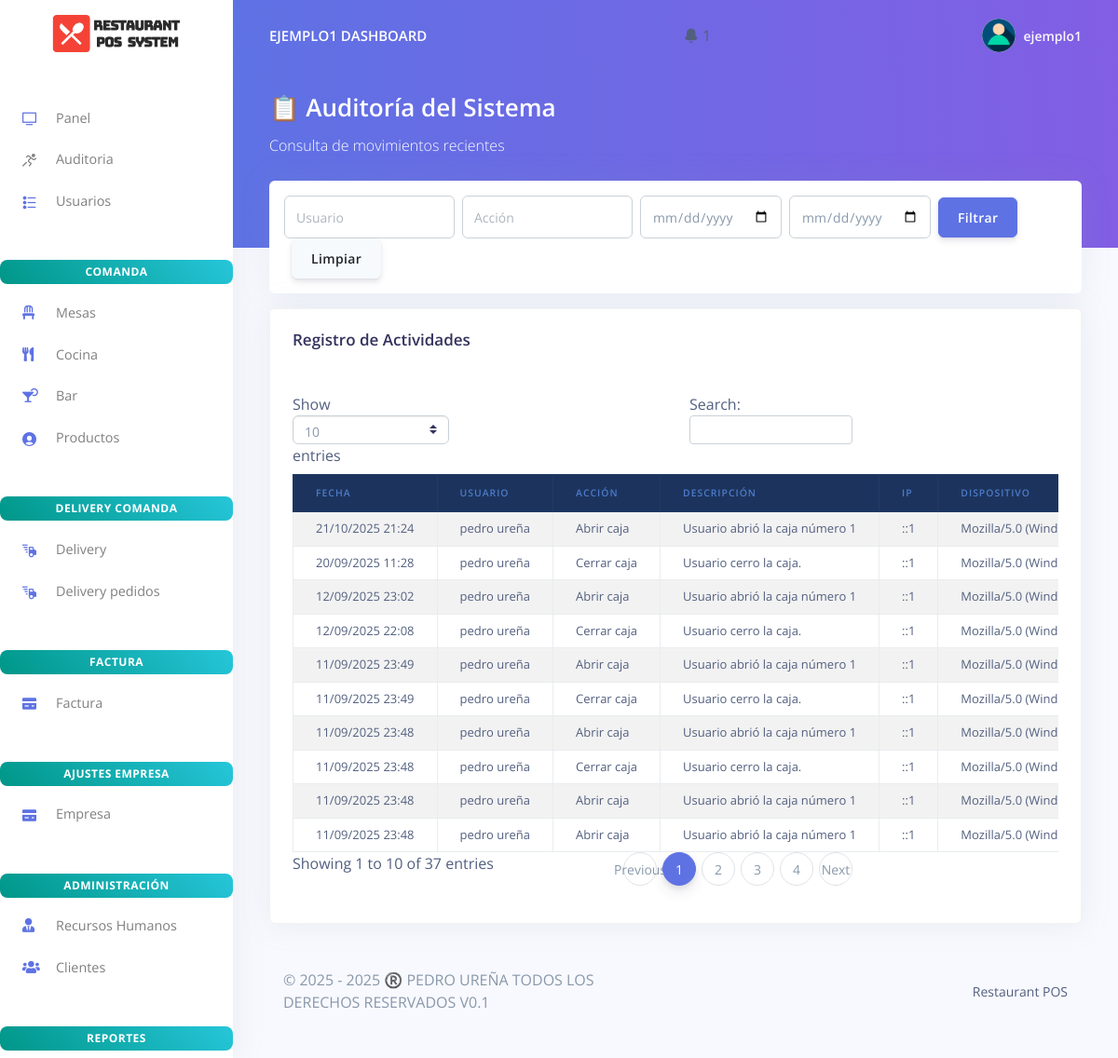
Page /auditoria/index.php (signed in) on the committed database.
### tables this page shows
CREATE TABLE `rpos_admin` (
  `admin_id` varchar(200) NOT NULL,
  `admin_name` varchar(200) NOT NULL,
  `admin_email` varchar(200) NOT NULL,
  `admin_password` varchar(200) NOT NULL,
  `activation_key` varchar(200) DEFAULT NULL,
  `estado` enum('Activo','Inactivo') DEFAULT 'Inactivo',
  `activation_expiry` datetime DEFAULT NULL
);

CREATE TABLE `rpos_movimientos_log` (
  `id` int(11) NOT NULL,
  `usuario_id` varchar(50) NOT NULL,
  `accion` varchar(100) NOT NULL,
  `descripcion` text DEFAULT NULL,
  `ip_usuario` varchar(45) DEFAULT NULL,
  `user_agent` text DEFAULT NULL,
  `fecha` timestamp NOT NULL DEFAULT current_timestamp()
);

### auditoria/index.php (the view, shortened to what this page needs)
<?php
include('../config/config.php');
$usuario_filter = $_GET['usuario'] ?? '';
$accion_filter  = $_GET['accion'] ?? '';
$fecha_inicio   = $_GET['fecha_inicio'] ?? '';
$fecha_fin      = $_GET['fecha_fin'] ?? '';
$sql = "SELECT l.*,
        COALESCE(a.admin_name, s.staff_name) AS usuario_nombre
        FROM rpos_movimientos_log l
        LEFT JOIN rpos_admin a ON l.usuario_id = a.admin_id
        LEFT JOIN rpos_staff s ON l.usuario_id = s.staff_id
        WHERE 1=1";
$sql .= " ORDER BY l.fecha DESC LIMIT 500";
$stmt = $mysqli->prepare($sql);
$stmt->execute();
$result = $stmt->get_result();
require_once('../partials/_head.php');
?>
<body class="g-sidenav-show bg-gray-100">
  <div class="wrapper">
    <?php require_once('../partials/_sidebar.php'); ?>
    <div class="main-content">
      <?php require_once('../partials/_topnav.php'); ?>
      <div class="header bg-gradient-primary pb-6 pt-5 pt-md-6">
        <div class="container-fluid">
          <div class="header-body">
            <div class="row align-items-center py-4">
              <div class="col-lg-6 col-7">
                <h1 class="text-white display-4">📋 Auditoría del Sistema</h1>
                <p class="text-white mb-0">Consulta de movimientos recientes</p>
              </div>
            </div>
          </div>
        </div>
      </div>
      <div class="container-fluid mt--6">
        <div class="row mb-3">
          <div class="col-12">
            <form method="GET" class="form-inline bg-white p-3 rounded shadow">
              <div class="form-group mr-2">
                <input type="text" name="usuario" placeholder="Usuario" class="form-control" value="<?= htmlspecialchars($usuario_filter) ?>">
              </div>
              <div class="form-group mr-2">
                <input type="text" name="accion" placeholder="Acción" class="form-control" value="<?= htmlspecialchars($accion_filter) ?>">
              </div>
              <div class="form-group mr-2">
                <input type="date" name="fecha_inicio" class="form-control" value="<?= htmlspecialchars($fecha_inicio) ?>">
              </div>
              <div class="form-group mr-2">
                <input type="date" name="fecha_fin" class="form-control" value="<?= htmlspecialchars($fecha_fin) ?>">
              </div>
              <button type="submit" class="btn btn-primary">Filtrar</button>
              <a href="index.php" class="btn btn-secondary ml-2">Limpiar</a>
            </form>
          </div>
        </div>
        <div class="row">
          <div class="col-12">
            <div class="card shadow">
              <div class="card-header border-0">
                <h3 class="mb-0">Registro de Actividades</h3>
              </div>
              <div class="card-body">
                <div class="table-responsive">
                  <table id="tablaLogs" class="table table-striped table-bordered table-hover table-sm">
                    <thead class="thead-dark">
                      <tr>
                        <th>Fecha</th>
                        <th>Usuario</th>
                        <th>Acción</th>
                        <th>Descripción</th>
                        <th>IP</th>
                        <th>Dispositivo</th>
                      </tr>
                    </thead>
                    <tbody>
                      <?php while ($row = $result->fetch_assoc()): ?>
                        <tr>
                          <td><?= date('d/m/Y H:i', strtotime($row['fecha'])) ?></td>
                          <td><?= htmlspecialchars($row['usuario_nombre'] ?: $row['usuario_id']) ?></td>
                          <td><?= htmlspecialchars($row['accion']) ?></td>
                          <td><?= htmlspecialchars($row['descripcion']) ?></td>
                          <td><?= htmlspecialchars($row['ip_usuario']) ?></td>
                          <td><?= htmlspecialchars(substr($row['user_agent'], 0, 50)) ?>...</td>
                        </tr>
                      <?php endwhile; ?>
                    </tbody>
                  </table>
                </div>
              </div>
            </div>
          </div>
        </div>
        <?php require_once('../partials/_footer.php'); ?>
      </div>
    </div>
  </div>
</body>
</html>

### partials/_topnav.php (shortened to what this page needs)
<?php
$current_path = $_SERVER['PHP_SELF'];
$folders = ['factura', 'delivery', 'auditoria', 'cocina', 'mesas', 'bar', 'usuario', 'hrm', 'customes', 'products', 'empresa', 'notificaciones'];
$is_in_subfolder = false;
foreach ($folders as $folder) {
    if (strpos($current_path, "/$folder/") !== false) {
        $is_in_subfolder = true;
        break;
    }
}
$base_path = $is_in_subfolder ? '../' : '';
$user_id = $_SESSION['user_id'] ?? null;
$rol     = $_SESSION['rol'] ?? null;
$user = null;
if ($user_id && $rol) {
    if ($rol === 'admin') {
        $query = "SELECT admin_name AS nombre FROM rpos_admin WHERE admin_id = ?";
    } else {
        $query = "SELECT staff_name AS nombre FROM rpos_staff WHERE staff_id = ?";
    }
    $stmt = $mysqli->prepare($query);
    $stmt->bind_param("s", $user_id);
    $stmt->execute();
    $res = $stmt->get_result();
    $user = $res->fetch_object();
}
?>
<?php if (!empty($user)) { ?>
    <nav class="navbar navbar-top navbar-expand-md navbar-dark" id="navbar-main">
        <div class="container-fluid">
            <a class="h4 mb-0 text-white text-uppercase d-none d-lg-inline-block" href="<?php echo $base_path; ?>dashboard.php">
                <?php echo htmlspecialchars($user->nombre); ?> Dashboard
            </a>
            <li class="nav-item dropdown">
                <a class="nav-link" href="#" role="button" data-toggle="dropdown" aria-haspopup="true" aria-expanded="false">
                    <i class="ni ni-bell-55"></i>
                    <?php
                    $query_count = "SELECT COUNT(*) as count FROM rpos_notificaciones WHERE estado = 'pendiente'";
                    $count_result = $mysqli->query($query_count);
                    $count = $count_result->fetch_object()->count;
                    if ($count > 0): ?>
                        <span class="notification-badge"><?php echo $count; ?></span>
                    <?php endif; ?>
                </a>
            </li>
<ul class="navbar-nav align-items-center d-none d-md-flex">
    <li class="nav-item dropdown">
        <a class="nav-link pr-0" href="#" role="button" data-toggle="dropdown">
            <div class="media align-items-center">
                <span class="avatar avatar-sm rounded-circle">
                    <img alt="Image placeholder" src="<?php echo $base_path; ?>assets/img/theme/user-a-min.png">
                </span>
                <div class="media-body ml-2 d-none d-lg-block">
                    <span class="mb-0 text-sm font-weight-bold"><?php echo htmlspecialchars($user->nombre); ?></span>
                </div>
            </div>
        </a>
    </li>
</ul>
        </div>
    </nav>
<?php } ?>

### rows in the picture
rpos_admin: admin_name "EJEMPLO1", admin_name "ejemplo1"
rpos_movimientos_log: fecha "21/10/2025 21:24", usuario_id "pedro ureña", accion "Abrir caja", descripcion "Usuario abrió la caja número 1", ip_usuario "::1", user_agent "Mozilla/5.0…"
rpos_movimientos_log: fecha "20/09/2025 11:28", usuario_id "pedro ureña", accion "Cerrar caja", descripcion "Usuario cerro la caja.", ip_usuario "::1", user_agent "Mozilla/5.0…"
rpos_movimientos_log: fecha "12/09/2025 23:02", usuario_id "pedro ureña", accion "Abrir caja", descripcion "Usuario abrió la caja número 1", ip_usuario "::1", user_agent "Mozilla/5.0…"
rpos_movimientos_log: fecha "12/09/2025 22:08", usuario_id "pedro ureña", accion "Cerrar caja", descripcion "Usuario cerro la caja.", ip_usuario "::1", user_agent "Mozilla/5.0…"
rpos_movimientos_log: fecha "11/09/2025 23:49", usuario_id "pedro ureña", accion "Abrir caja", descripcion "Usuario abrió la caja número 1", ip_usuario "::1", user_agent "Mozilla/5.0…"
rpos_movimientos_log: fecha "11/09/2025 23:49", usuario_id "pedro ureña", accion "Cerrar caja", descripcion "Usuario cerro la caja.", ip_usuario "::1", user_agent "Mozilla/5.0…"
rpos_movimientos_log: fecha "11/09/2025 23:48", usuario_id "pedro ureña", accion "Abrir caja", descripcion "Usuario abrió la caja número 1", ip_usuario "::1", user_agent "Mozilla/5.0…"
rpos_movimientos_log: fecha "11/09/2025 23:48", usuario_id "pedro ureña", accion "Cerrar caja", descripcion "Usuario cerro la caja.", ip_usuario "::1", user_agent "Mozilla/5.0…"
rpos_movimientos_log: fecha "11/09/2025 23:48", usuario_id "pedro ureña", accion "Abrir caja", descripcion "Usuario abrió la caja número 1", ip_usuario "::1", user_agent "Mozilla/5.0…"
rpos_movimientos_log: fecha "11/09/2025 23:48", usuario_id "pedro ureña", accion "Abrir caja", descripcion "Usuario abrió la caja número 1", ip_usuario "::1", user_agent "Mozilla/5.0…"

### other values in the picture
$count "1"
